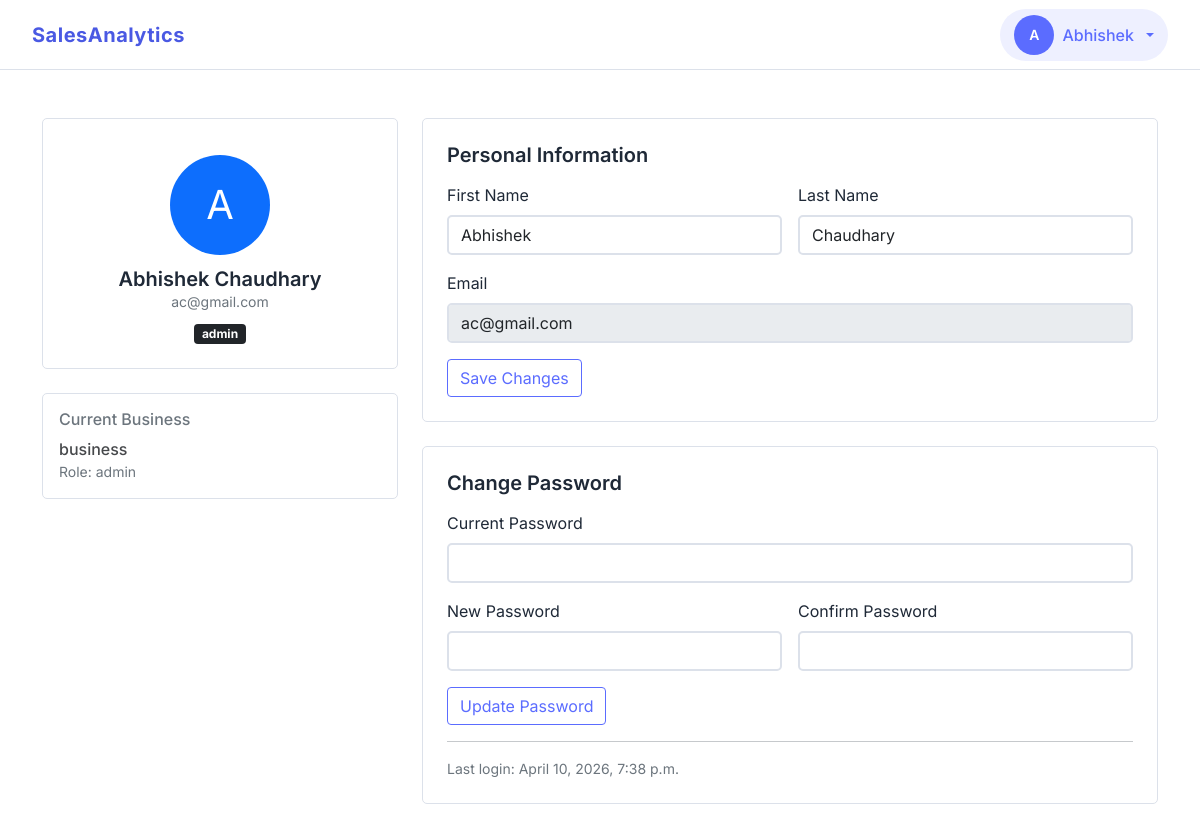
Before: /accounts/profile (signed in) with the older database file.
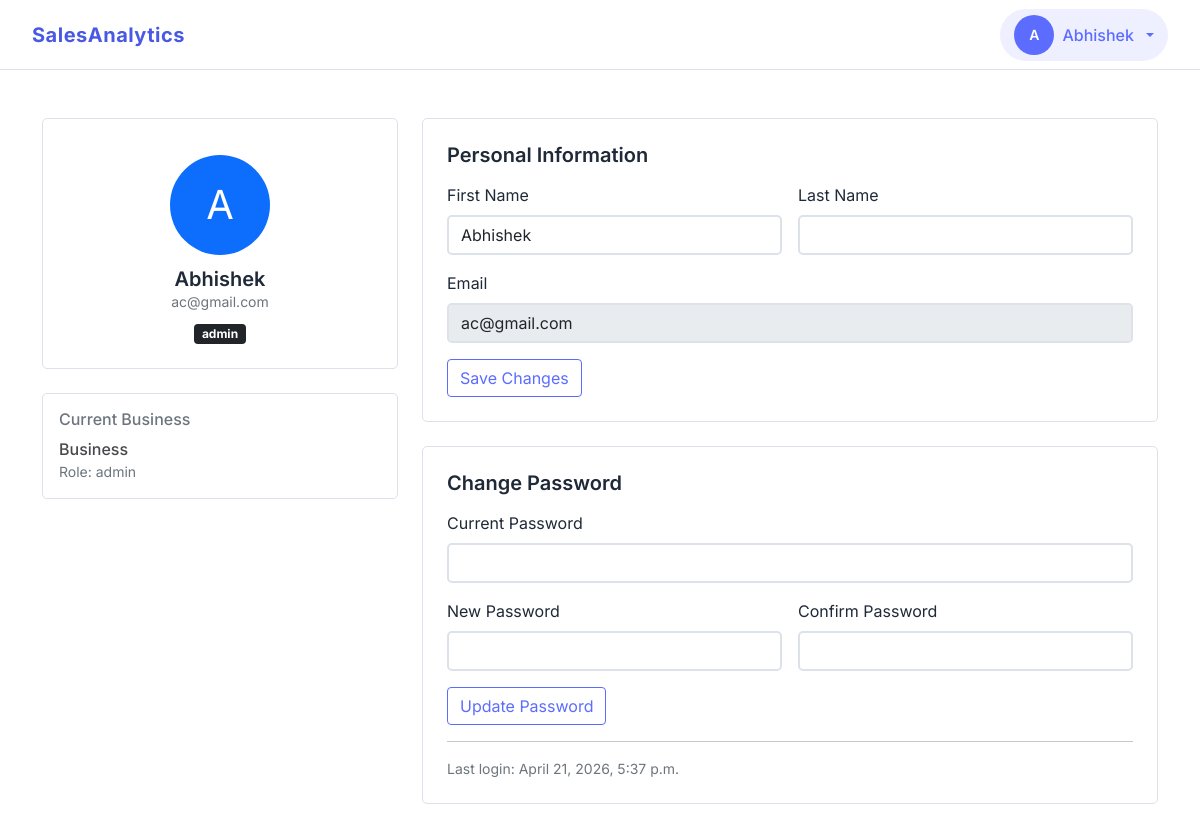
After: the same page with the newer database file.
### accounts/models.py (models this page shows, shortened)
class User(AbstractUser):
    username = None # Remove username
    first_name = models.CharField(max_length=150)
    email = models.EmailField(unique=True)
    created_at = models.DateTimeField(auto_now_add=True)
    updated_at = models.DateTimeField(auto_now=True)
    USERNAME_FIELD = 'email'
    REQUIRED_FIELDS = []
    objects = UserManager() # Attach Manager

### business/models.py (models this page shows, shortened)
class Membership(models.Model):
    class UserRoleChoices(models.TextChoices):
        ADMIN = 'admin', 'Admin'
        STAFF = 'staff', 'Staff'
    user = models.ForeignKey('accounts.User', on_delete=models.CASCADE, related_name='memberships')
    business = models.ForeignKey(Business, on_delete=models.CASCADE)
    role = models.CharField(max_length=10, choices=UserRoleChoices.choices)
    is_active =  models.BooleanField(default=True)
    joined_at = models.DateTimeField(auto_now_add=True)
    class Meta:
        constraints = [
            models.UniqueConstraint(
                fields=['user', 'business'],
                name='unique_user_business'
            )
        ]
        indexes = [
            models.Index(fields=['user', 'business'])
        ]

class Business(models.Model):
    class BusinessTypeChoices(models.TextChoices):
        RETAIL = 'retail', 'Retail'
        WHOLESALE = 'wholesale', 'Wholesale'
        SERVICE = 'service', 'Service'
        OTHER = 'other', 'Other'
    name = models.CharField(max_length=200)
    business_type = models.CharField(max_length=20, choices=BusinessTypeChoices.choices, blank=True)
    phone = models.CharField(max_length=15, blank=True)
    email = models.EmailField(blank=True)
    address = models.TextField(blank=True)
    created_by = models.ForeignKey('accounts.User', on_delete=models.CASCADE, related_name='businesses')
    is_active = models.BooleanField(default=True)
    created_at = models.DateTimeField(auto_now_add=True)
    updated_at = models.DateTimeField(auto_now=True)

### accounts/views.py (the view, shortened to what this page needs)
# urls.py: path('profile', views.UserProfileView.as_view(), name='profile'),
class UserProfileView(View):
    def get(self, request):
        business_id = request.session.get('business_id')
        memberships = Membership.objects.filter(user=request.user)
        current_business = Business.objects.get(id=business_id)
        context = {
            'memberships': memberships,
            'current_business': current_business
        }
        return render(request, 'accounts/user_profile.html', context)

### core/context_processors.py (called while the page is built)
def user_role(request):
    if request.user.is_authenticated:
        business_id = request.session.get('business_id')
        if business_id:
            membership = Membership.objects.filter(
                business_id=business_id,
                user=request.user
            ).first()
            if membership:
                return {'user_role': membership.role}
    return {'user_role': None}

### templates/accounts/user_profile.html (shortened to what this page needs)
{% extends "accounts/base.html" %}
{% load static %}
{% block content %}
    <div class="container py-5">
        <div class="row g-4">
            <div class="col-lg-4">
                <div class="card custom-card text-center p-4">
                    <div class="user-img">
                        <div>{{ user.first_name|default:user.email|slice:':1'|upper }}</div>
                    </div>
                    <h5 class="mb-0">
                        {{ user.first_name }} {{ user.last_name }}
                    </h5>
                    <small class="text-muted">{{ user.email }}</small>
                    <div class="mt-2">
                        <span class="badge bg-dark">{{ user_role }}</span>
                    </div>
                </div>
                <div class="card custom-card mt-4 p-3">
                    <h6 class="mb-2 text-muted">Current Business</h6>
                    <div class="text-semibold">{{ current_business.name }}</div>
                    <small class="text-muted">Role: {{ user_role }}</small>
                </div>
            </div>
            <div class="col-lg-8">
                <div class="card custom-card p-4 form-section mb-4">
                    <h5 class="mb-3">Personal Information</h5>
                    <form method="post">
                        <div class="row g-3">
                            <div class="col-md-6">
                                <label class="form-label label-text">First Name</label>
                                <input  type="text" name="first_name" class="form-control"
                                    value="{{ user.first_name }}">
                            </div>
                            <div class="col-md-6">
                                <label class="form-label label-text">Last Name</label>
                                <input type="text" name="last_name" class="form-control"
                                    value="{{ user.last_name }}">
                            </div>
                            <div class="col-md-12">
                                <label class="form-label label-text">Email</label>
                                <input name="email" type="email" class="form-control"
                                    value="{{ user.email }}" disabled>
                            </div>
                        </div>
                        <button type="submit" name="update_profile" class="btn btn-secondary mt-3">
                            Save Changes
                        </button>
                    </form>
                </div>
                <div class="card custom-card p-4">
                    <h5 class="mb-3">Change Password</h5>
                    <form method="post">
                        <div class="row g-3">
                            <div class="col-12">
                                <label class="form-label label-text">Current Password</label>
                                <input type="password" name="current_password" class="form-control">
                            </div>
                            <div class="col-md-6">
                                <label class="form-label label-text">New Password</label>
                                <input type="password" name="new_password" class="form-control">
                            </div>
                            <div class="col-md-6">
                                <label class="form-label label-text">Confirm Password</label>
                                <input type="password" name="confirm_password" class="form-control">
                            </div>
                        </div>
                        <button type="submit" name="update_password" class="btn btn-secondary mt-3">
                            Update Password
                        </button>
                    </form>
                    <hr>
                    <small class="text-muted">
                        Last login: {{ user.last_login }}
                    </small>
                </div>
            </div>
        </div>
    </div>
{% endblock %}

### templates/partials/navbar.html (shortened to what this page needs)
<nav class="navbar custom-navbar d-flex justify-content-between align-items-center">
    <div class="d-flex align-items-center gap-4">
        <a class="navbar-brand" href="{% url 'dashboard' %}">SalesAnalytics</a>
    </div>
    <div class="d-flex align-items-center gap-4">
        {% if user.is_authenticated %}
            <div class="dropdown">
                <button class="btn admin-btn dropdown-toggle d-flex align-items-center gap-2"
                        data-bs-toggle="dropdown"
                        aria-expanded="false">
                    <div class="avatar">{{ user.first_name|default:user.email|slice:':1'|upper }}</div>
                    <span>{{ user.first_name }}</span>
                </button>
            </div>
        {% else %}
            <div>
                <a class="btn btn-primary me-2" href="{% url 'signin' %}">Sign In</a>
                <a class="btn btn-outline-primary" href="{% url 'signup' %}">Sign Up</a>
            </div>
        {% endif %}
    </div>
</nav>

Changed rows visible on the page:
changed User "Abhishek": last_login "April 10, 2026, 7:38 p.m." → "April 21, 2026, 5:37 p.m."; last_name "Chaudhary" → (not shown)
changed Business: name "business" → "Business"
